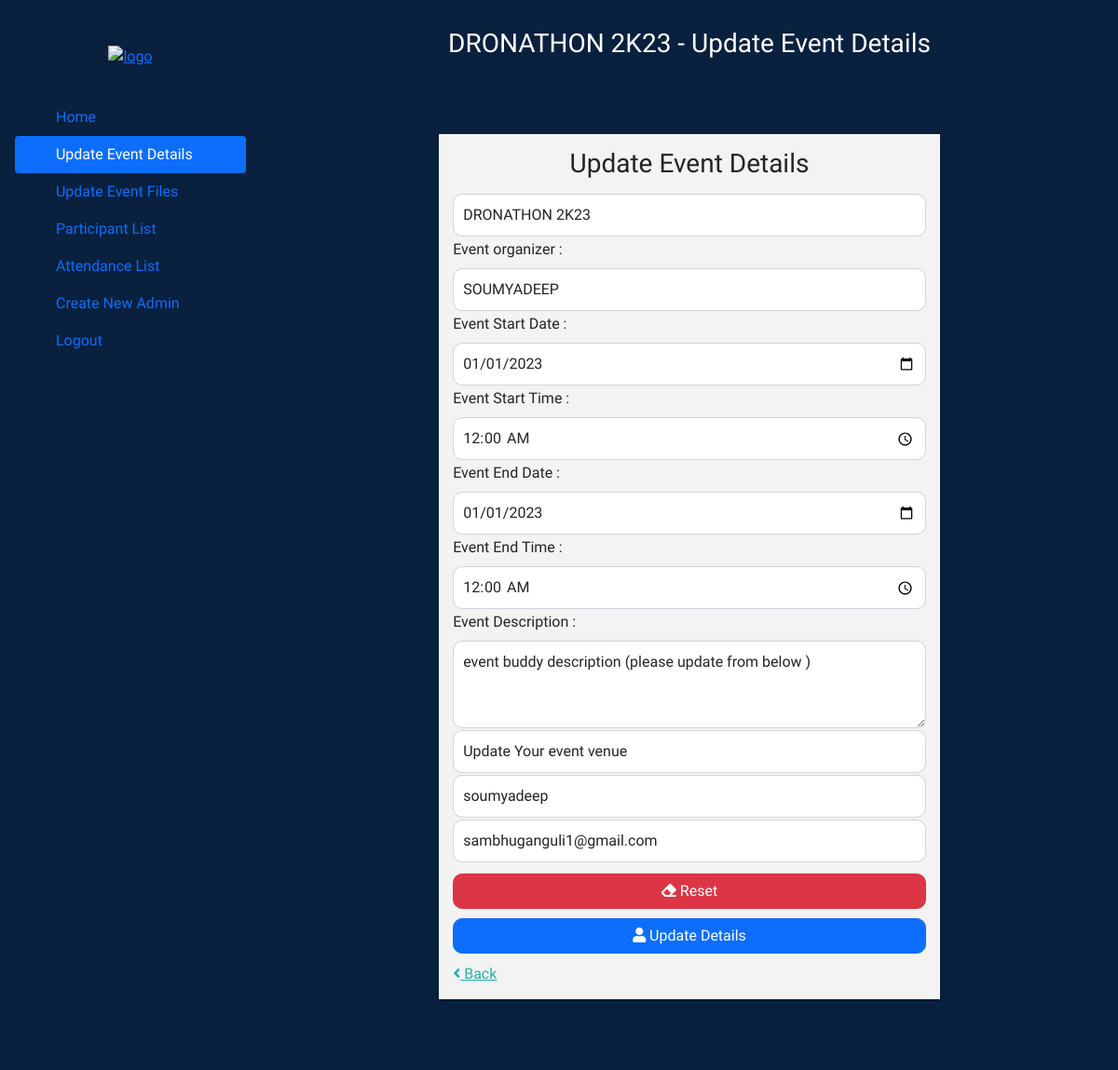
The page /admin/admin-event-details-update.php (signed in) on the database its author committed.
### tables this page shows
CREATE TABLE `event_admin` (
  `a_name` varchar(50) NOT NULL,
  `a_email` varchar(50) NOT NULL,
  `a_password` varchar(100) NOT NULL,
  `event_id` varchar(20) NOT NULL
);

CREATE TABLE `events` (
  `event_id` varchar(10) NOT NULL,
  `event_name` varchar(50) NOT NULL,
  `event_s_date` date DEFAULT '2023-01-01',
  `event_s_time` time DEFAULT '00:00:00',
  `event_e_date` date DEFAULT '2023-01-01',
  `event_e_time` time DEFAULT '00:00:00',
  `event_venue` varchar(50) NOT NULL DEFAULT 'Update Your event venue',
  `organizer` varchar(50) NOT NULL,
  `event_desc` varchar(300) NOT NULL DEFAULT 'event buddy description (please update from below )',
  `event_broc` varchar(100) NOT NULL DEFAULT 'event-broucher-01.pdf',
  `c_image1` varchar(100) NOT NULL DEFAULT 'eb-black-bg-logo-16-9.png',
  `c_image2` varchar(100) NOT NULL DEFAULT 'eb-black-bg-logo-16-9.png',
  `c_image3` varchar(100) NOT NULL DEFAULT 'eb-black-bg-logo-16-9.png',
  `approval` int(1) NOT NULL DEFAULT 0,
  `e_slot` int(10) NOT NULL,
  `event_type` varchar(10) DEFAULT NULL
);

### admin/admin-event-details-update.php (the view, shortened to what this page needs)
<?php
include "../database/db_conn.php";
?>
<!DOCTYPE html>
<html lang="en">
<head>
    <link rel="stylesheet" href="https://maxcdn.bootstrapcdn.com/bootstrap/4.0.0/css/bootstrap.min.css" />
    <link rel="stylesheet" href="https://use.fontawesome.com/releases/v5.3.1/css/all.css" />
    <link href="//maxcdn.bootstrapcdn.com/bootstrap/4.0.0/css/bootstrap.min.css" rel="stylesheet" id="bootstrap-css" />
    <link href="https://cdn.jsdelivr.net/npm/bootstrap@5.0.2/dist/css/bootstrap.min.css" rel="stylesheet">
    <link rel="stylesheet" href="https://cdn.jsdelivr.net/npm/bootstrap-icons@1.5.0/font/bootstrap-icons.css">
    <link rel="stylesheet" href="./css/admin.css">
</head>
<body>
    <div class="d-flex flex-row">
        <div id="sidenav" class=" flex-column flex-shrink-0 p-3 bg-body-tertiary "
            style="width: 280px; ">
            <a href="admin.php"
                class="d-flex align-items-center mb-3 mb-md-0 me-md-auto link-body-emphasis text-decoration-none">
                <svg class="bi pe-none me-2" width="40" height="32">
                    <use xlink:href="#bootstrap"></use>
                </svg>
                <a href="../index.php" class="" style="margin-left: auto; margin-right: auto;"><img style="height:80px;" src="../../assets/logo.png" alt="logo" ></a>
            </a>
            <hr>
            <ul class="nav nav-pills flex-column mb-auto">
                <li class="nav-item">
                    <a href="admin.php" class="nav-link " aria-current="page">
                        <svg class="bi pe-none me-2" width="16" height="16">
                            <use xlink:href="#home"></use>
                        </svg>
                        Home
                    </a>
                </li>
                <li>
                    <a href="admin-event-details-update.php" class="nav-link active link-body-emphasis">
                        <svg class="bi pe-none me-2" width="16" height="16">
                            <use xlink:href="#speedometer2"></use>
                        </svg>
                        Update Event Details
                    </a>
                </li>
                <li>
                    <a href="admin-event-files-update.php" class="nav-link  link-body-emphasis">
                        <svg class="bi pe-none me-2" width="16" height="16">
                            <use xlink:href="#table"></use>
                        </svg>
                        Update Event Files
                    </a>
                </li>
                <li>
                    <a href="admin-participat-list.php" class="nav-link link-body-emphasis">
                        <svg class="bi pe-none me-2" width="16" height="16">
                            <use xlink:href="#grid"></use>
                        </svg>
                        Participant List
                    </a>
                </li>
                <li>
                    <a href="admin-attandence-list.php" class="nav-link link-body-emphasis">
                        <svg class="bi pe-none me-2" width="16" height="16">
                            <use xlink:href="#people-circle"></use>
                        </svg>
                        Attendance List
                    </a>
                </li>
                <li>
                    <a href="admin-create-admin.php" class="nav-link link-body-emphasis">
                        <svg class="bi pe-none me-2" width="16" height="16">
                            <use xlink:href="#people-circle"></use>
                        </svg>
                        Create New Admin
                    </a>
                </li>
                <li>
                    <a onclick="javascript:return confirm('Are You Want to Logout');"
                        href="../signup-login/logout.php"  type="button"
                        class="nav-link link-body-emphasis ">
                        <svg class="bi pe-none me-2" width="16" height="16">
                            <use xlink:href="#people-circle"></use>
                        </svg>
                        Logout
                    </a>
                </li>
            </ul>
            <hr>
        </div>
    <?php
    if (isset($_SESSION['event_id']) && isset($_SESSION['a_email'])) {
        $event_id = $_SESSION['event_id'];
        $sql = "SELECT *
                            FROM events
                            JOIN event_admin ON events.event_id= event_admin.event_id WHERE events.event_id='$event_id'";
        $result = mysqli_query($conn, $sql);
        if ($result->num_rows > 0) {
            $row = $result->fetch_assoc();
    ?>
            <div class="container">
                <div id="admin-heading">
                    <h3><?php echo $row['event_name']; ?> - Update Event Details</h3>
                </div>
                <div id="logreg-forms">
                    <form action="admin-event-details-update.php" method="post" class="form-signup" enctype="multipart/form-data">
                        <h1 class="h3 mb-3 font-weight-normal" style="text-align: center">
                            Update Event Details
                        </h1>
                        <input type="text" id="event-name" name="event_name" class="form-control" placeholder="Event Name" required="" value="<?php echo $row["event_name"]; ?>" />
                        <label for="event-organizer">Event organizer :</label>
                        <input type="text" id="event-organizer" name="organizer" class="form-control" required="" placeholder="Event Organizer" value="<?php echo $row["organizer"]; ?>" autofocus="" />
                        <label for="event-start-date">Event Start Date :</label>
                        <input type="date" id="event-start-date" name="event_s_date" class="form-control"  value="<?php echo $row["event_s_date"]; ?>" required />
                        <label for="event-start-time">Event Start Time :</label>
                        <input type="time" id="event-start-time"  pattern="[0-9]{2}:[0-9]{2}"  name="event_s_time" class="form-control"  value="<?php echo $row["event_s_time"]; ?>" required />
                        <label for="event-end-date">Event End Date :</label>
                        <input type="date" id="event-end-date" name="event_e_date" class="form-control"  value="<?php echo $row["event_e_date"]; ?>" required/>
                        <label for="event-end-time">Event End Time :</label>
                        <input type="time" id="event-end-duration" pattern="[0-9]{2}:[0-9]{2}"   name="event_e_time" class="form-control"  value="<?php echo $row["event_e_time"]; ?>"  required />
                        <label for="event-description">Event Description :</label>
                        <textarea class="form-control" id="event-description" required="" name="event_desc" value="" rows="3"><?php echo $row["event_desc"]; ?></textarea>
                        <input type="text" id="event-venue" class="form-control" name="event_venue" required="" placeholder="Event Venue" value="<?php echo $row["event_venue"]; ?>" autofocus="" />
                        <input type="text" id="event-admin-name" class="form-control" name="a_name" required="" placeholder="Event Admin Name" value="<?php echo $row["a_name"]; ?>" autofocus="" />
                        <input type="email" id="event-admin-email" class="form-control" name="a_email" required="" placeholder="Event Admin Email address" value="<?php echo $row["a_email"]; ?>" autofocus="" />
                        <button class="btn btn-primary btn-block btn-danger" type="reset">
                            <i class="fas fa-eraser"></i> Reset
                        </button>
                        <button class="btn btn-primary btn-block" type="submit" name="submit">
                            <i class="fas fa-user"></i> Update Details
                        </button>
                        <a href="admin.php" id="cancel_signup"><i class="fas fa-angle-left"></i> Back</a>
                    </form>
                </div>
            </div>
        </div>
</body>
</html>
<?php
        } else {
?>
    <script>
        alert("no event")
    </script>
<?php
        }
    } else {
        header("location:../signup-login/login.php");
    }
?>

### admin/css/admin.css (style rules this page uses)
* { margin: 0%; padding: 0%; box-sizing: border-box; font-family: "Capriola", sans-serif; }
body { background-color: #09203f; }
#admin-heading { padding-top: 30px; text-align: center; color: white; }
#logreg-forms { width: 60%; min-width: 300px; margin: 10vh auto; background-color: #f3f3f3; box-shadow: 0 1px 3px rgba(0, 0, 0, 0.12), 0 1px 2px rgba(0, 0, 0, 0.24); transition: all 0.3s cubic-bezier(0.25, 0.8, 0.25, 1); }
#logreg-forms form { width: 100%; padding: 15px; margin: auto; }
#logreg-forms .form-control { position: relative; box-sizing: border-box; height: auto; padding: 10px; font-size: 16px; }
#logreg-forms input[type="email"], #logreg-forms input[type="text"], #logreg-forms input[type="password"], #logreg-forms input[type="email"], #logreg-forms input[type="text"], #logreg-forms input[type="password"], #logreg-forms input[type="email"], #logreg-forms input[type="text"], #logreg-forms input[type="password"], #logreg-forms input[type="time"], #logreg-forms input[type="date"], #logreg-forms textarea, #logreg-forms button[type="submit"], #logreg-forms button[type="button"], #logreg-forms button[type="reset"] { border-radius: 10px; }
#logreg-forms button[type="submit"], #logreg-forms button[type="reset"] { margin-top: 10px; }
#logreg-forms input, #logreg-forms input, #logreg-forms input, #logreg-forms textarea { margin-bottom: 2px; }
#logreg-forms a { display: block; padding-top: 10px; color: lightseagreen; }

### admin/admin-event-details-update.php (style rules this page uses)
#sidenav { display: none; }
@media (min-width: 730px) { #sidenav { display: flex; } }

### rows shown on the page
event_admin: event.event_name "DRONATHON 2K23", event_name "DRONATHON 2K23", organizer "SOUMYADEEP", event_s_date "01/01/2023", event_s_time "00:00:00", event_e_date "01/01/2023", event_e_time "00:00:00", event_desc "event buddy description (please update from below )", event_venue "Update Your event venue", a_name "soumyadeep", a_email "sambhuganguli1@gmail.com"
